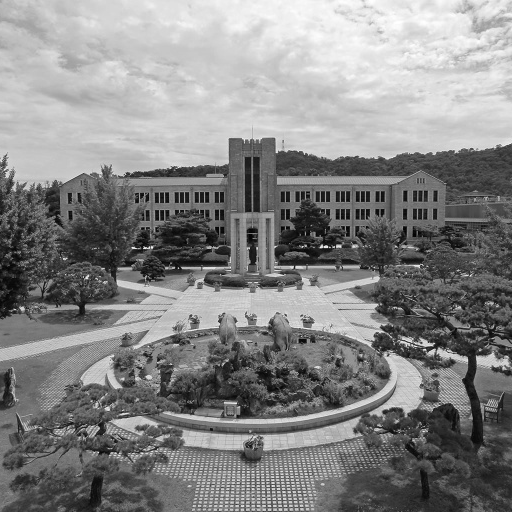
#> input picture dgu_gray.png, 512 x 512 px
$ python filteringOperations.py
#> lines starting #> are read from the running program, lines starting #| are printed output that depends on the picture
import cv2
import numpy as np
import matplotlib.pyplot as plt
from numpy import fft

in_image_dgu = cv2.imread('dgu_gray.png', 0)
#> in_image_dgu is the input picture: shape (512, 512); min 1, max 255, mean 133.5
height, width = in_image_dgu.shape
#> height = 512; width = 512

k=50
h = np.ones((k, k))
h_lp = np.pad(h, ((height//2-k//2, width//2-k//2), (height//2-k//2, width//2-k//2)), 'constant')
#> h: shape (50, 50) float64; every value is 1
h_hp = np.ones((height, width)) - h_lp

f_dgu = fft.fft2(in_image_dgu)
fshift_dgu = fft.fftshift(f_dgu)
magnitude_dgu = 20 * np.log(np.abs(fshift_dgu))
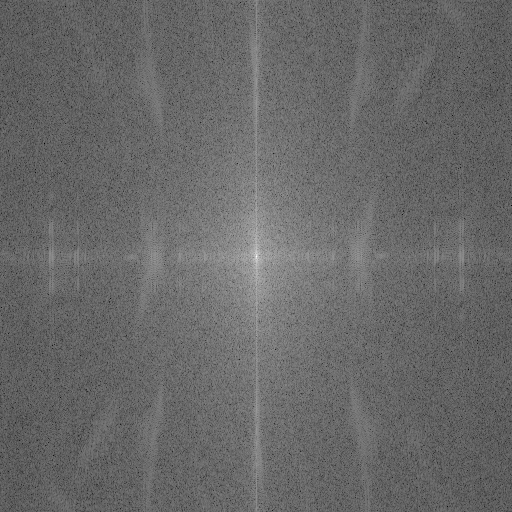
#> magnitude_dgu: shape (512, 512) float64; min 51.29, max 347.4, mean 173; drawn with min black and max white
phase_dgu = np.angle(fshift_dgu)
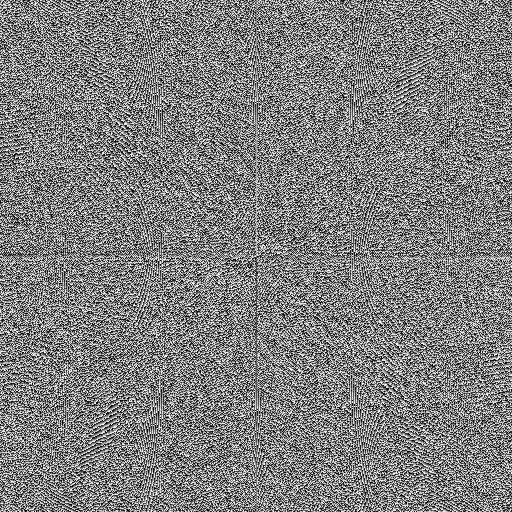
#> phase_dgu: shape (512, 512) float64; min -3.14, max 3.14, mean 1.08e-18; drawn with min black and max white

fshift_dgu_lp = np.multiply(np.abs(fshift_dgu), h_lp)
fshift_dgu_hp = np.multiply(np.abs(fshift_dgu), h_hp)
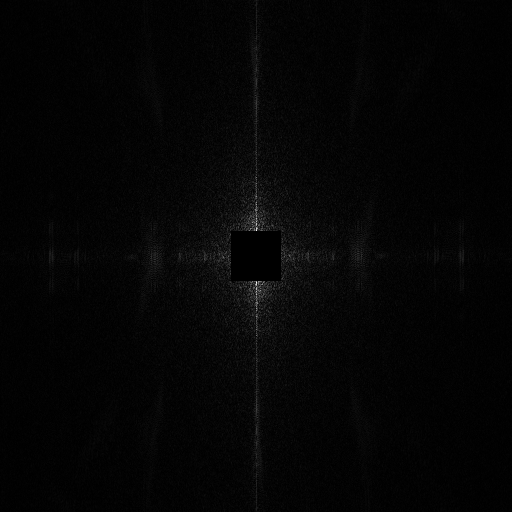
#> fshift_dgu_hp: shape (512, 512) float64; min 0, max 401041.1, mean 8106.7; drawn with min black and max white

recon_dgu_lp = np.multiply(fshift_dgu_lp, np.exp(1j * phase_dgu))
img_recon_dgu_lp = np.minimum(np.abs(np.real(fft.ifft2(fft.fftshift(recon_dgu_lp)))), 255)
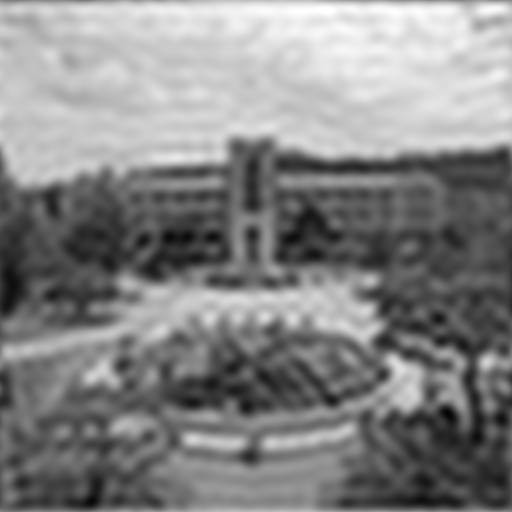
#> img_recon_dgu_lp: shape (512, 512) float64; min 3.77, max 255, mean 133.5
recon_dgu_hp = np.multiply(fshift_dgu_hp, np.exp(1j * phase_dgu))
img_recon_dgu_hp = np.minimum(np.abs(np.real(fft.ifft2(fft.fftshift(recon_dgu_hp)))), 255)
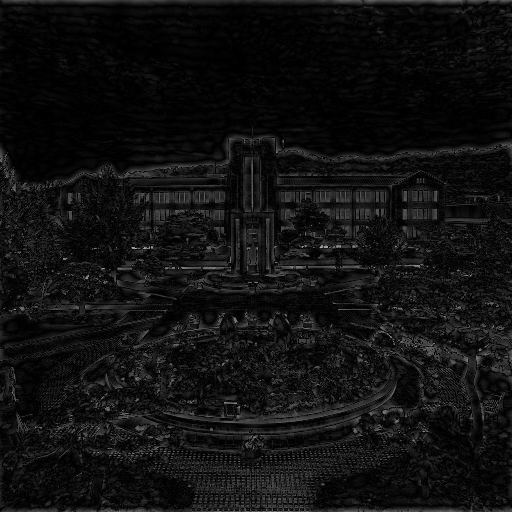
#> img_recon_dgu_hp: shape (512, 512) float64; min 9.83e-05, max 178, mean 17.3


# plt.subplot(231), plt.imshow(in_image_dgu, cmap='gray') # plt.subplot(ijk) i행 j열 구조. k번째에 배치
# plt.title('Input Image'), plt.xticks([]), plt.yticks([])

plt.subplot(234), plt.imshow(img_recon_dgu_lp, cmap='gray')
plt.title('recon_dgu_lp'), plt.xticks([]), plt.yticks([])
plt.subplot(235), plt.imshow(img_recon_dgu_hp, cmap='gray')
plt.title('recon_dgu_lp'), plt.xticks([]), plt.yticks([])

plt.subplot(232), plt.imshow(magnitude_dgu, cmap='gray')
plt.title('Magnitude'), plt.xticks([]), plt.yticks([])
plt.subplot(233), plt.imshow(phase_dgu, cmap='gray')
plt.title('Phase'), plt.xticks([]), plt.yticks([])

plt.show()
